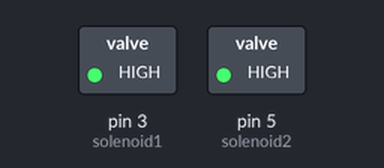
Bench run of a sketch on a simulated Arduino Uno, built with avr-gcc and run on an emulated ATmega328P. Shown: switched loads named in the sketch (green lamp = pin HIGH).

Above: at 1.5 s.
At 4.5 s:
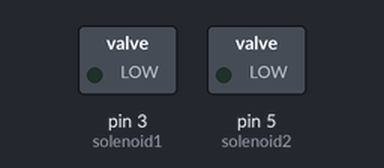
Timing chart, 0 to 7.8 s (numbered marks = the images above):
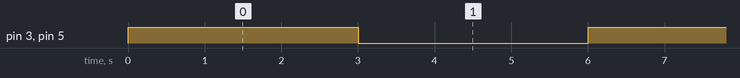

The sketch:

Solenoids_test.ino
```cpp
int solenoid1 = 3;
int solenoid2 = 5;

void setup() {
  pinMode(solenoid1, OUTPUT);
  pinMode(solenoid2, OUTPUT);

  digitalWrite(solenoid1, LOW); //starts closed
  digitalWrite(solenoid2, LOW);
}

void loop() {
  Serial.print("Solenoid 1: ");
  Serial.println(digitalRead(solenoid1));
  digitalWrite(solenoid1, HIGH);

  Serial.print("Solenoid 2: ");
  Serial.println(digitalRead(solenoid2));
  digitalWrite(solenoid2, HIGH);
  delay(3000);

  Serial.println("Solenoid 1: ");
  Serial.println(digitalRead(solenoid1));
  digitalWrite(solenoid1, LOW);

  Serial.println("Solenoid 2: ");
  Serial.println(digitalRead(solenoid2));
  digitalWrite(solenoid2, LOW);
  delay(3000);
}
```

Measured:
- by itself, pin 3 (solenoid1), pin 5 (solenoid2): alternates HIGH for 3.0 s and LOW for 3.0 s
